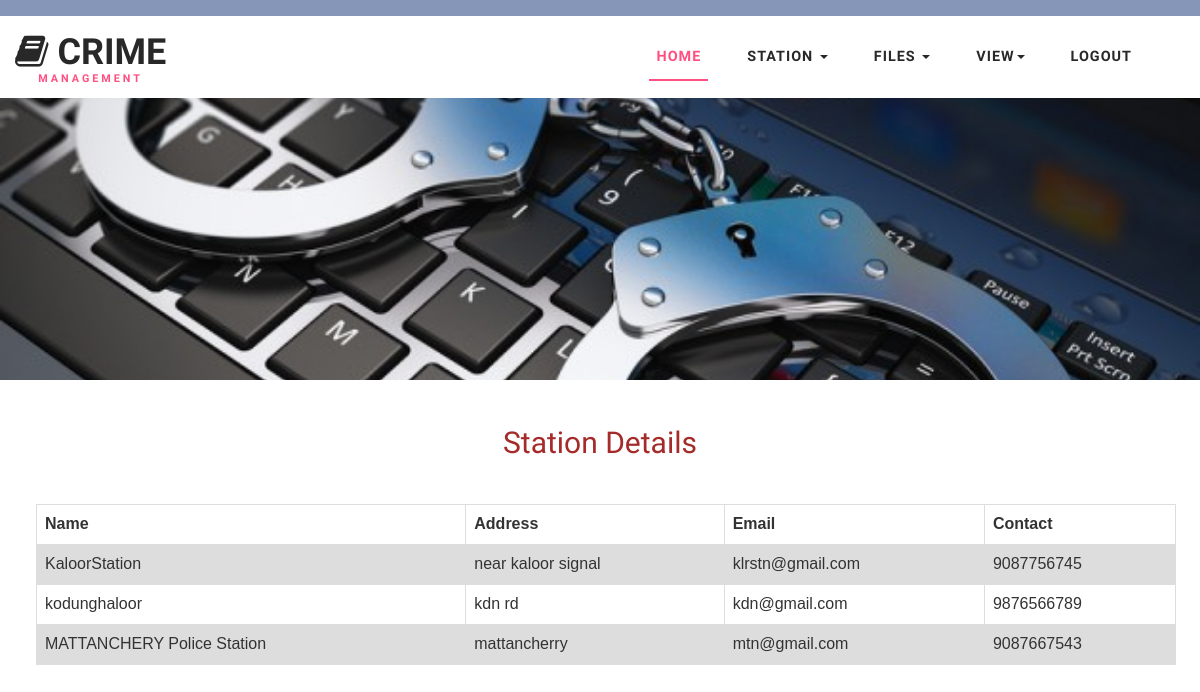
The page /viewstation on the database its author committed.
### crimeapp/models.py (models this page shows)
class Station(models.Model):
    name=models.CharField(max_length=100)
    address=models.CharField(max_length=100)
    email=models.CharField(max_length=100)
    contact=models.CharField(max_length=100)
    district=models.CharField(max_length=100,null=True)

### crimeapp/views.py (the view)
# urls.py: path('viewstation', views.viewstation),
def viewstation(request):
    st=Station.objects.all()
    return render(request,"viewstation.html",{'data':st})

### template/viewstation.html (shortened to what this page needs)
{% extends 'adminheader.html' %}
{% block content1 %}
<form method="POST">
<br>
<br>
<h2 align="center" style="color:brown"> Station Details</h2>
<br>
<br>
<table align="center">
   <tr>
    <th>Name</th>
    <th>Address</th>
    <th>Email</th>
    <th colspan="2">Contact</th>
   </tr>
    {% for x in data %}
    <tr>
        <td>{{x.name}}</td>
        <td>{{x.address}}</td>
        <td>{{x.email}}</td>
        <td>{{x.contact}}</td>
    </tr>
    {% endfor %}
</table>
{% endblock %}

### static/css/style.css (style rules this page uses)
html, body { margin: 0; font-size: 100%; background: #fff; font-family: 'Work Sans', sans-serif; }
h1, h2, h3, h4, h5, h6 { margin: 0; font-family: 'Work Sans', sans-serif; }

### template/viewstation.html (style rules this page uses)
table { font-family: arial, sans-serif; border-collapse: collapse; width: 95%; margin-left: 3%; border: #000000; }
td, th { border: 1px solid #dddddd; text-align: left; padding: 8px; }
tr:nth-child(even) { background-color: #dddddd; }

### rows shown on the page
Station: name "KaloorStation", address "near kaloor signal", email "klrstn@gmail.com", contact "9087756745"
Station: name "kodunghaloor", address "kdn rd", email "kdn@gmail.com", contact "9876566789"
Station: name "MATTANCHERY Police Station", address "mattancherry", email "mtn@gmail.com", contact "9087667543"
